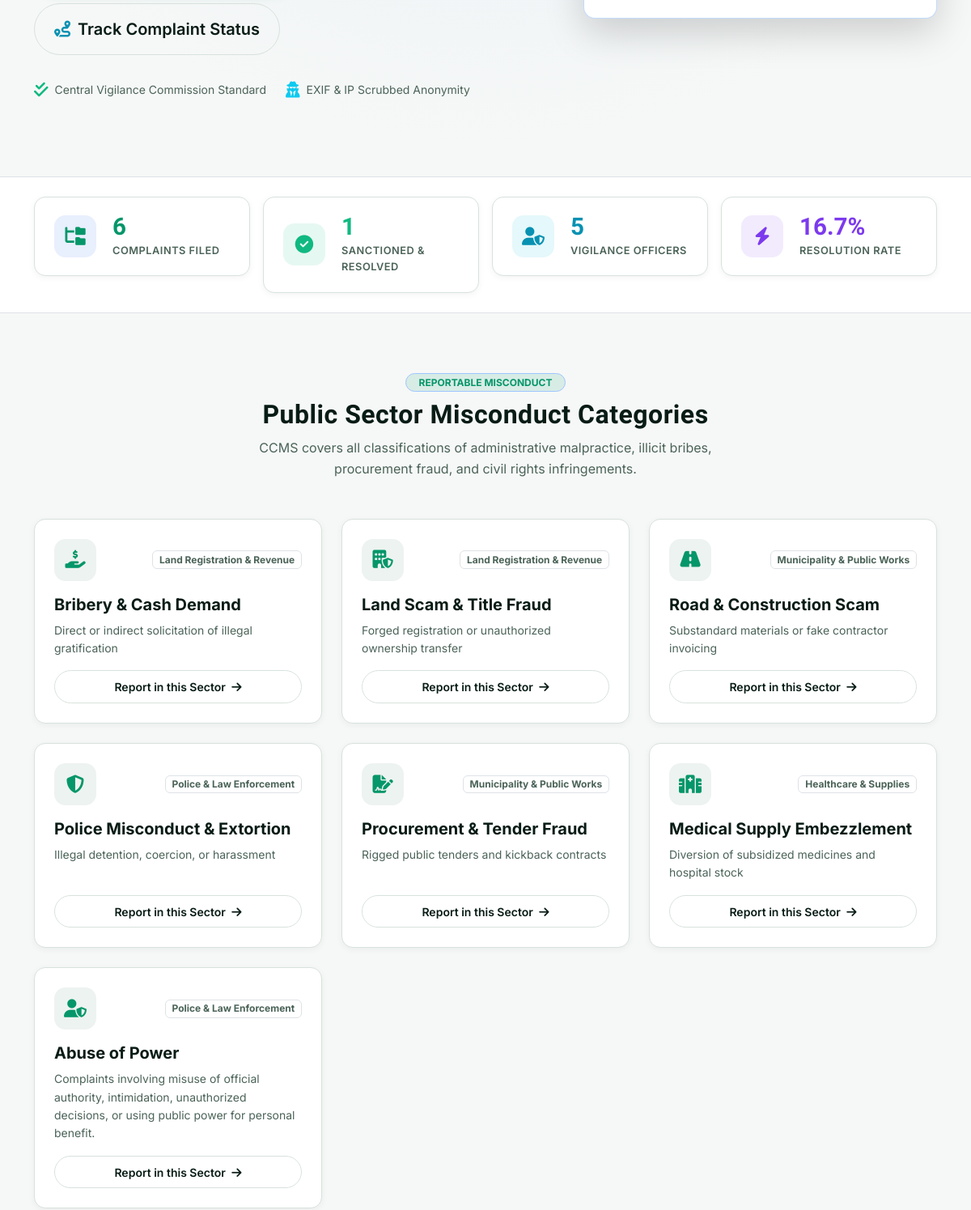
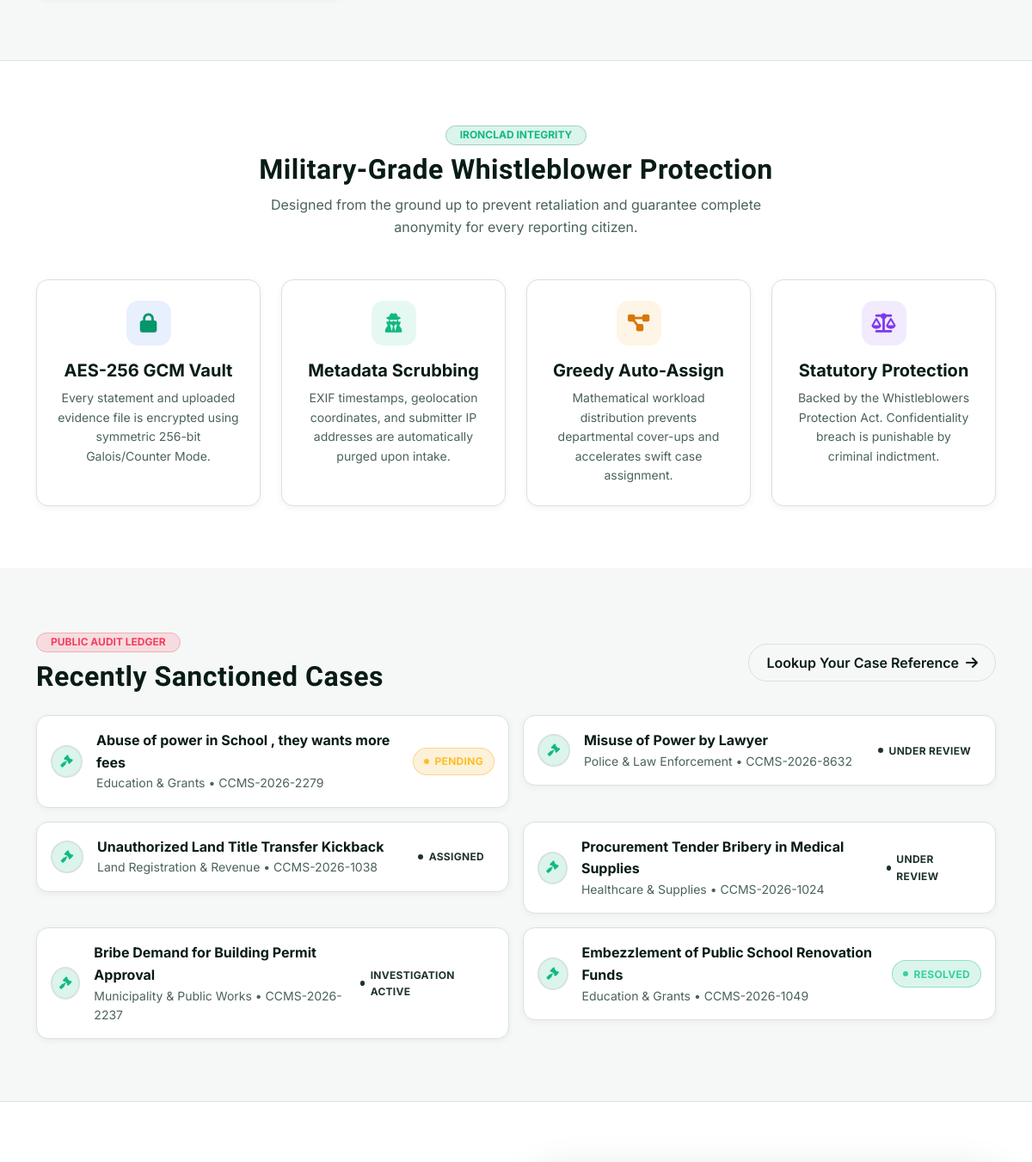
/ (middle part), run on an earlier commit of the app's database (2 pictures, top to bottom).
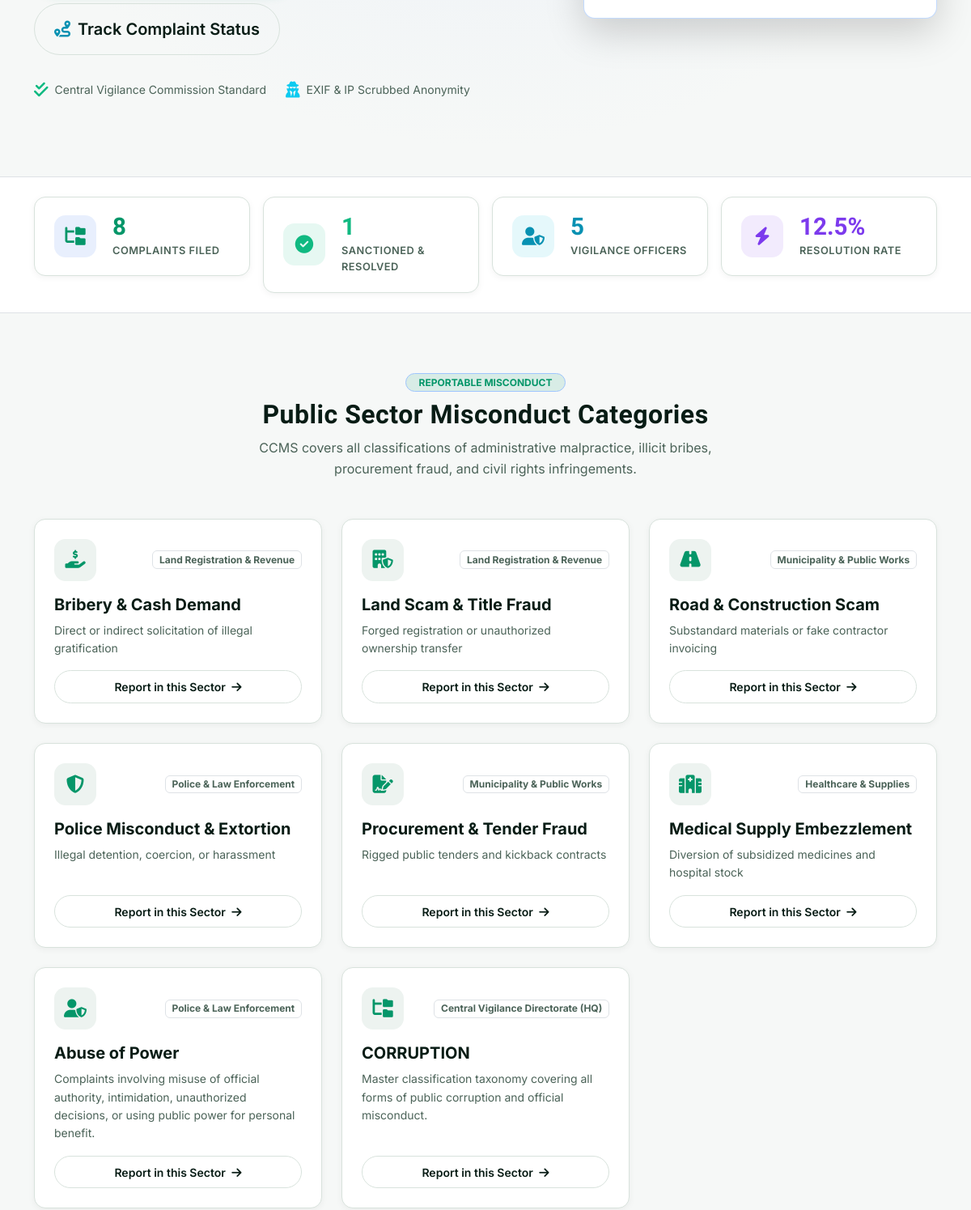
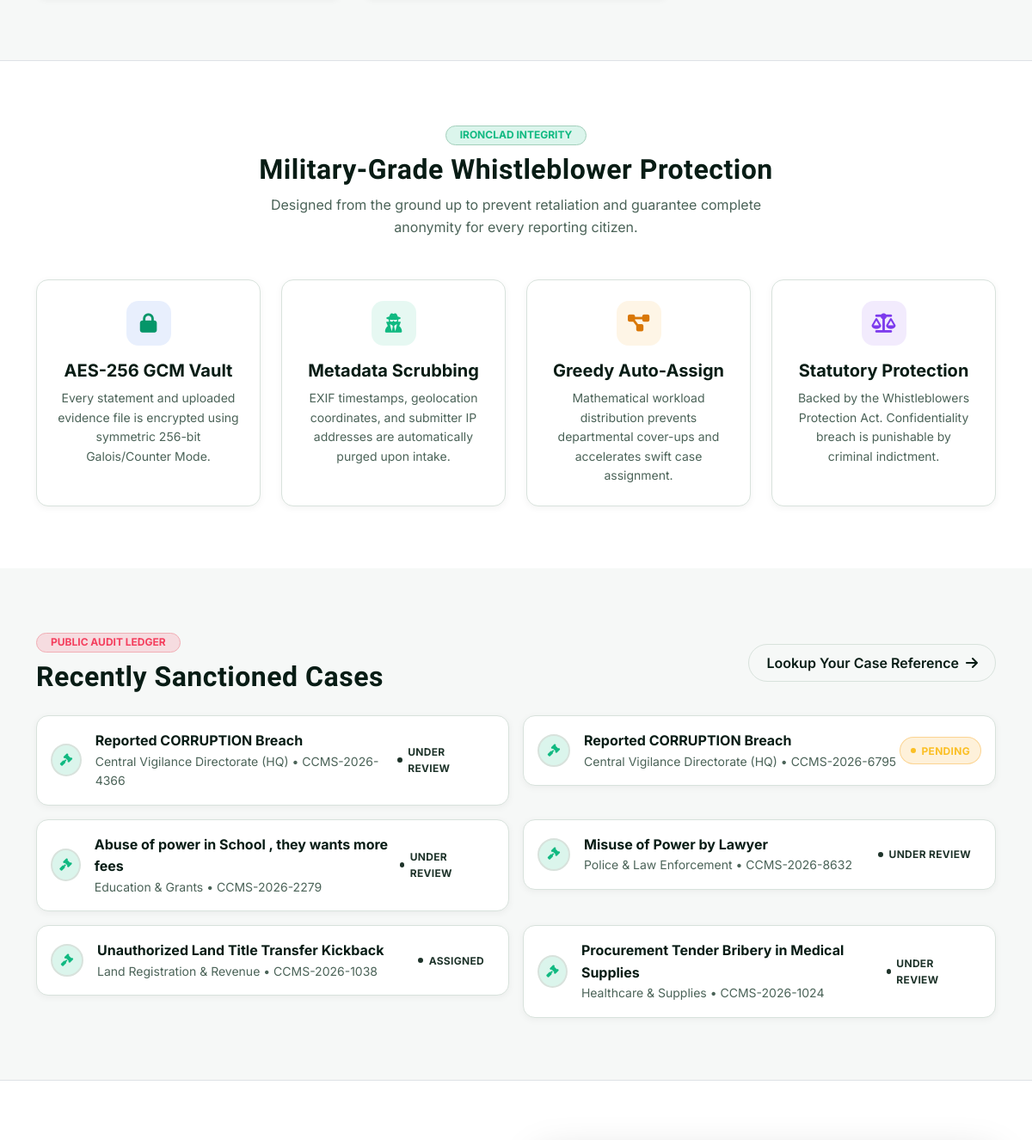
And on a later commit of the database (2 pictures, top to bottom).
### tables this page shows
CREATE TABLE categories (
            category_id TEXT PRIMARY KEY,
            name TEXT NOT NULL,
            icon TEXT DEFAULT 'fa-hand-holding-dollar',
            dept TEXT NOT NULL,
            description TEXT
        );

CREATE TABLE complaints (
            complaint_id TEXT PRIMARY KEY,
            user_id INTEGER NOT NULL,
            complaint_title TEXT NOT NULL,
            misconduct_category TEXT NOT NULL,
            sector TEXT NOT NULL,
            incident_date TEXT NOT NULL,
            incident_time TEXT,
            location TEXT NOT NULL,
            description TEXT NOT NULL,
            anonymous_mode INTEGER DEFAULT 0,
            severity TEXT DEFAULT 'Medium',
            evidence_file TEXT,
            complaint_status TEXT DEFAULT 'Pending',
            assigned_officer TEXT,
            assigned_officer_id TEXT,
            investigation_notes TEXT,
            rating INTEGER,
            feedback TEXT,
            created_at DATETIME DEFAULT CURRENT_TIMESTAMP,
            updated_at DATETIME DEFAULT CURRENT_TIMESTAMP
        );

### app.py (the view)
@app.route("/")
def home():
    total_complaints = db.query_db("SELECT COUNT(*) as count FROM complaints", one=True)["count"]
    resolved_complaints = db.query_db("SELECT COUNT(*) as count FROM complaints WHERE complaint_status IN ('Resolved', 'Closed')", one=True)["count"]
    total_officers = db.query_db("SELECT COUNT(*) as count FROM officers", one=True)["count"]
    total_citizens = db.query_db("SELECT COUNT(*) as count FROM users", one=True)["count"]
    res_rate = 0
    if total_complaints > 0:
        res_rate = round((resolved_complaints / total_complaints) * 100, 1)
    stats = {
        "total_complaints": total_complaints,
        "resolved_complaints": resolved_complaints,
        "total_officers": total_officers,
        "total_citizens": total_citizens,
        "resolution_rate": res_rate
    }
    categories = db.query_db("SELECT * FROM categories")
    recent_cases = db.query_db("SELECT * FROM complaints ORDER BY created_at DESC LIMIT 6")
    return render_template("public/index.html", stats=stats, categories=categories, recent_cases=recent_cases)

### db.py (called while the page is built)
def dict_factory(cursor, row):
    d = {}
    for idx, col in enumerate(cursor.description):
        d[col[0]] = row[idx]
    return d

def get_db_connection():
    conn = sqlite3.connect(DB_PATH, timeout=20.0, check_same_thread=False)
    conn.row_factory = dict_factory
    conn.execute("PRAGMA journal_mode=WAL;")
    return conn

def _normalize_query(query, args):
    if "ON DUPLICATE KEY UPDATE" in query.upper() and "system_settings" in query.lower():
        query = "INSERT OR REPLACE INTO system_settings (setting_key, setting_value) VALUES (?, ?)"
        if len(args) == 3:
            args = (args[0], args[1])
        return query, args
    normalized_query = query.replace("%s", "?")
    return normalized_query, args

def query_db(query, args=(), one=False):
    normalized_query, normalized_args = _normalize_query(query, args)
    conn = get_db_connection()
    try:
        cursor = conn.cursor()
        cursor.execute(normalized_query, normalized_args)
        result = cursor.fetchall()
        return (result[0] if result else None) if one else result
    finally:
        conn.close()

### templates/public/index.html (shortened to what the changed rows need)
{% extends 'base.html' %}
{% block content %}
<section class="py-4 border-top border-bottom" style="background: var(--bg-surface);">
  <div class="container">
    <div class="row g-3">
      <div class="col-6 col-lg-3">
        <div class="stat-card">
          <div>
            <div class="stat-val text-primary">{{ stats.total_complaints }}</div>
            <div class="stat-label" data-i18n="stats_total">Complaints Filed</div>
          </div>
        </div>
      </div>
      <div class="col-6 col-lg-3">
        <div class="stat-card">
          <div>
            <div class="stat-val" style="color:var(--accent-violet);">{{ stats.resolution_rate }}%</div>
            <div class="stat-label" data-i18n="stats_rate">Resolution Rate</div>
          </div>
        </div>
      </div>
    </div>
  </div>
</section>
<section class="py-5">
  <div class="container py-lg-4">
    <div class="text-center mb-5">
      <h2 class="fw-bold brand-font text-heading">Public Sector Misconduct Categories</h2>
    </div>
    <div class="row g-4">
      {% for cat in categories %}
      <div class="col-md-6 col-lg-4">
        <div class="ccms-card ccms-card-interactive h-100 d-flex flex-column justify-content-between">
          <div>
            <div class="d-flex align-items-center justify-content-between mb-3">
              <div class="stat-icon" style="background: var(--bg-subtle); color: var(--primary);">
                <i class="fas {{ cat.icon }}"></i>
              </div>
              <span class="badge bg-subtle text-muted border">{{ cat.dept }}</span>
            </div>
            <h5 class="fw-bold text-heading mb-2">{{ cat.name }}</h5>
            <p class="text-muted small mb-3">{{ cat.description }}</p>
          </div>
          <a href="{{ url_for('file_complaint') }}?category={{ cat.name }}"
            class="btn btn-sm btn-outline-custom w-100 text-center">
            Report in this Sector <i class="fas fa-arrow-right ms-1"></i>
          </a>
        </div>
      </div>
      {% endfor %}
    </div>
  </div>
</section>
<section class="py-5 border-top" style="background: var(--bg-surface);">
  <div class="container py-lg-4">
    <div class="text-center mb-5">
      <h2 class="fw-bold brand-font text-heading">Military-Grade Whistleblower Protection</h2>
    </div>
  </div>
</section>
<section class="py-5">
  <div class="container py-lg-4">
    <div class="row align-items-center g-4 mb-4">
      <div class="col-md-8">
        <h2 class="fw-bold brand-font text-heading mb-0">Recently Sanctioned Cases</h2>
      </div>
    </div>
    <div class="row g-3">
      {% for item in recent_cases %}
      <div class="col-md-6">
        <div class="ccms-card p-3 d-flex align-items-center justify-content-between">
          <div class="d-flex align-items-center gap-3">
            <div class="user-avatar-circle" style="background: rgba(16,185,129,0.15); color: var(--accent-emerald);">
              <i class="fas fa-gavel"></i>
            </div>
            <div>
              <div class="fw-bold text-heading">{{ item.complaint_title }}</div>
              <div class="text-muted small">
                <span>{{ item.sector }}</span> &bull; <span>{{ item.complaint_id }}</span>
              </div>
            </div>
          </div>
          <span class="badge-status {{ item.complaint_status }}">{{ item.complaint_status }}</span>
        </div>
      </div>
      {% endfor %}
    </div>
  </div>
</section>
{% endblock %}

What changed in the data, as far as the page shows it:
no longer on this page (row unchanged): complaints: complaint_title "Bribe Demand for Building Permit Approval", sector "Municipality & Public Works", complaint_id "CCMS-2026-2237", complaint_status "INVESTIGATION ACTIVE"
no longer on this page (row unchanged): complaints: complaint_title "Embezzlement of Public School Renovation Funds", sector "Education & Grants", complaint_id "CCMS-2026-1049", complaint_status "RESOLVED"
added categories: dept "Central Vigilance Directorate (HQ)", name "CORRUPTION", description "Master classification taxonomy covering all forms of public corruption and official misconduct."
added complaints: complaint_title "Reported CORRUPTION Breach", sector "Central Vigilance Directorate (HQ)", complaint_id "CCMS-2026-4366", complaint_status "UNDER REVIEW"
added complaints: complaint_title "Reported CORRUPTION Breach", sector "Central Vigilance Directorate (HQ)", complaint_id "CCMS-2026-6795", complaint_status "PENDING"
changed complaints "Abuse of power in School , they wants more fees": complaint_status "PENDING" → "UNDER REVIEW"
Also different on the page:
{{ stats.total_complaints }}: "6" → "8"
{{ stats.resolution_rate }}: "16.7" → "12.5"
